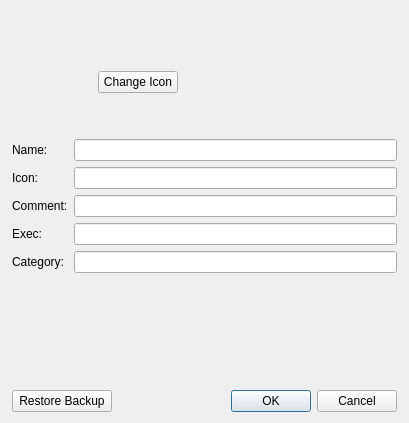
<?xml version="1.0" encoding="UTF-8"?>
<ui version="4.0">
 <class>EditDialog</class>
 <widget class="QDialog" name="EditDialog">
  <property name="geometry">
   <rect>
    <x>0</x>
    <y>0</y>
    <width>409</width>
    <height>423</height>
   </rect>
  </property>
  <property name="sizePolicy">
   <sizepolicy hsizetype="Fixed" vsizetype="Fixed">
    <horstretch>0</horstretch>
    <verstretch>0</verstretch>
   </sizepolicy>
  </property>
  <property name="windowTitle">
   <string>Editor</string>
  </property>
  <layout class="QGridLayout" name="gridLayout">
   <property name="leftMargin">
    <number>12</number>
   </property>
   <property name="rightMargin">
    <number>12</number>
   </property>
   <item row="0" column="0" colspan="2">
    <layout class="QHBoxLayout" name="horizontalLayout_2">
     <item>
      <widget class="QLabel" name="icon">
       <property name="minimumSize">
        <size>
         <width>80</width>
         <height>80</height>
        </size>
       </property>
       <property name="maximumSize">
        <size>
         <width>80</width>
         <height>80</height>
        </size>
       </property>
       <property name="baseSize">
        <size>
         <width>80</width>
         <height>80</height>
        </size>
       </property>
       <property name="text">
        <string/>
       </property>
       <property name="alignment">
        <set>Qt::AlignCenter</set>
       </property>
      </widget>
     </item>
     <item>
      <layout class="QVBoxLayout" name="verticalLayout_3">
       <item>
        <spacer name="verticalSpacer">
         <property name="orientation">
          <enum>Qt::Vertical</enum>
         </property>
         <property name="sizeHint" stdset="0">
          <size>
           <width>20</width>
           <height>40</height>
          </size>
         </property>
        </spacer>
       </item>
       <item>
        <widget class="QLabel" name="titleLabel">
         <property name="text">
          <string/>
         </property>
         <property name="textFormat">
          <enum>Qt::RichText</enum>
         </property>
        </widget>
       </item>
       <item>
        <layout class="QHBoxLayout" name="horizontalLayout_3">
         <item>
          <widget class="QPushButton" name="changeIconButton">
           <property name="text">
            <string>Change Icon</string>
           </property>
          </widget>
         </item>
         <item>
          <spacer name="horizontalSpacer_2">
           <property name="orientation">
            <enum>Qt::Horizontal</enum>
           </property>
           <property name="sizeHint" stdset="0">
            <size>
             <width>40</width>
             <height>20</height>
            </size>
           </property>
          </spacer>
         </item>
        </layout>
       </item>
       <item>
        <spacer name="verticalSpacer_2">
         <property name="orientation">
          <enum>Qt::Vertical</enum>
         </property>
         <property name="sizeHint" stdset="0">
          <size>
           <width>20</width>
           <height>40</height>
          </size>
         </property>
        </spacer>
       </item>
      </layout>
     </item>
    </layout>
   </item>
   <item row="0" column="2">
    <spacer name="horizontalSpacer">
     <property name="orientation">
      <enum>Qt::Horizontal</enum>
     </property>
     <property name="sizeHint" stdset="0">
      <size>
       <width>151</width>
       <height>20</height>
      </size>
     </property>
    </spacer>
   </item>
   <item row="3" column="0">
    <widget class="QPushButton" name="restoreButton">
     <property name="text">
      <string>Restore Backup</string>
     </property>
    </widget>
   </item>
   <item row="3" column="1" colspan="2">
    <widget class="QDialogButtonBox" name="buttonBox">
     <property name="orientation">
      <enum>Qt::Horizontal</enum>
     </property>
     <property name="standardButtons">
      <set>QDialogButtonBox::Cancel|QDialogButtonBox::Ok</set>
     </property>
    </widget>
   </item>
   <item row="1" column="0" colspan="3">
    <layout class="QHBoxLayout" name="horizontalLayout">
     <item>
      <layout class="QVBoxLayout" name="verticalLayout">
       <item>
        <widget class="QLabel" name="label_2">
         <property name="text">
          <string>Name:</string>
         </property>
         <property name="buddy">
          <cstring>nameEdit</cstring>
         </property>
        </widget>
       </item>
       <item>
        <widget class="QLabel" name="label_5">
         <property name="text">
          <string>Icon:</string>
         </property>
         <property name="buddy">
          <cstring>iconEdit</cstring>
         </property>
        </widget>
       </item>
       <item>
        <widget class="QLabel" name="label_3">
         <property name="text">
          <string>Comment:</string>
         </property>
         <property name="buddy">
          <cstring>comEdit</cstring>
         </property>
        </widget>
       </item>
       <item>
        <widget class="QLabel" name="label_4">
         <property name="text">
          <string>Exec:</string>
         </property>
         <property name="buddy">
          <cstring>execEdit</cstring>
         </property>
        </widget>
       </item>
       <item>
        <widget class="QLabel" name="label_6">
         <property name="text">
          <string>Category:</string>
         </property>
         <property name="buddy">
          <cstring>catEdit</cstring>
         </property>
        </widget>
       </item>
      </layout>
     </item>
     <item>
      <layout class="QVBoxLayout" name="verticalLayout_2">
       <item>
        <widget class="QLineEdit" name="nameEdit">
         <property name="toolTip">
          <string>The name to display</string>
         </property>
        </widget>
       </item>
       <item>
        <widget class="QLineEdit" name="iconEdit">
         <property name="toolTip">
          <string>The icon to display</string>
         </property>
        </widget>
       </item>
       <item>
        <widget class="QLineEdit" name="comEdit">
         <property name="toolTip">
          <string>The comment to display</string>
         </property>
        </widget>
       </item>
       <item>
        <widget class="QLineEdit" name="execEdit">
         <property name="toolTip">
          <string>The shell to run</string>
         </property>
        </widget>
       </item>
       <item>
        <widget class="QLineEdit" name="catEdit">
         <property name="toolTip">
          <string>The category belong to</string>
         </property>
         <property name="whatsThis">
          <string>Category</string>
         </property>
         <property name="cursorPosition">
          <number>0</number>
         </property>
        </widget>
       </item>
      </layout>
     </item>
    </layout>
   </item>
   <item row="2" column="1">
    <spacer name="verticalSpacer_3">
     <property name="orientation">
      <enum>Qt::Vertical</enum>
     </property>
     <property name="sizeHint" stdset="0">
      <size>
       <width>20</width>
       <height>40</height>
      </size>
     </property>
    </spacer>
   </item>
  </layout>
  <zorder>restoreButton</zorder>
  <zorder>buttonBox</zorder>
  <zorder>horizontalSpacer</zorder>
  <zorder>verticalSpacer_3</zorder>
 </widget>
 <resources/>
 <connections>
  <connection>
   <sender>buttonBox</sender>
   <signal>accepted()</signal>
   <receiver>EditDialog</receiver>
   <slot>accept()</slot>
   <hints>
    <hint type="sourcelabel">
     <x>248</x>
     <y>254</y>
    </hint>
    <hint type="destinationlabel">
     <x>157</x>
     <y>274</y>
    </hint>
   </hints>
  </connection>
  <connection>
   <sender>buttonBox</sender>
   <signal>rejected()</signal>
   <receiver>EditDialog</receiver>
   <slot>reject()</slot>
   <hints>
    <hint type="sourcelabel">
     <x>316</x>
     <y>260</y>
    </hint>
    <hint type="destinationlabel">
     <x>286</x>
     <y>274</y>
    </hint>
   </hints>
  </connection>
 </connections>
</ui>
